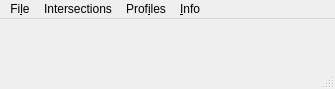
<?xml version="1.0" encoding="UTF-8"?>
<ui version="4.0">
 <class>MainWindow</class>
 <widget class="QMainWindow" name="MainWindow">
  <property name="geometry">
   <rect>
    <x>0</x>
    <y>0</y>
    <width>335</width>
    <height>89</height>
   </rect>
  </property>
  <property name="windowTitle">
   <string>gSurf   -  vers. 0.3.0</string>
  </property>
  <widget class="QWidget" name="centralwidget">
   <widget class="QWidget" name="Input_widget" native="true">
    <property name="geometry">
     <rect>
      <x>5</x>
      <y>6</y>
      <width>251</width>
      <height>138</height>
     </rect>
    </property>
    <property name="font">
     <font>
      <family>Verdana</family>
      <pointsize>8</pointsize>
     </font>
    </property>
   </widget>
   <widget class="QWidget" name="SourcePoint_widget" native="true">
    <property name="geometry">
     <rect>
      <x>5</x>
      <y>148</y>
      <width>251</width>
      <height>130</height>
     </rect>
    </property>
    <property name="font">
     <font>
      <family>Verdana</family>
      <pointsize>8</pointsize>
     </font>
    </property>
   </widget>
   <widget class="QWidget" name="Plane_widget" native="true">
    <property name="geometry">
     <rect>
      <x>5</x>
      <y>285</y>
      <width>252</width>
      <height>253</height>
     </rect>
    </property>
    <property name="font">
     <font>
      <family>Verdana</family>
      <pointsize>8</pointsize>
     </font>
    </property>
   </widget>
   <widget class="QWidget" name="Intersection_widget" native="true">
    <property name="geometry">
     <rect>
      <x>5</x>
      <y>550</y>
      <width>251</width>
      <height>111</height>
     </rect>
    </property>
    <property name="font">
     <font>
      <family>Verdana</family>
      <pointsize>8</pointsize>
     </font>
    </property>
   </widget>
  </widget>
  <widget class="QMenuBar" name="menubar">
   <property name="geometry">
    <rect>
     <x>0</x>
     <y>0</y>
     <width>335</width>
     <height>22</height>
    </rect>
   </property>
   <widget class="QMenu" name="menuFile">
    <property name="title">
     <string>Fi&amp;le</string>
    </property>
    <addaction name="actLoadDem"/>
    <addaction name="actLoadVectorLayer"/>
    <addaction name="separator"/>
   </widget>
   <widget class="QMenu" name="menuHelp">
    <property name="title">
     <string>&amp;Info</string>
    </property>
    <addaction name="actionHelp"/>
    <addaction name="actionAbout"/>
   </widget>
   <widget class="QMenu" name="menuProfiles">
    <property name="title">
     <string>Prof&amp;iles</string>
    </property>
    <widget class="QMenu" name="menuCreate_topographic_profile_single">
     <property name="title">
      <string>C&amp;reate topographic profiles</string>
     </property>
     <addaction name="actionCreateSingleProfile"/>
     <addaction name="actionCreateMultipleParallelProfiles"/>
    </widget>
    <addaction name="actChooseDEMs"/>
    <addaction name="actChooseLines"/>
    <addaction name="separator"/>
    <addaction name="menuCreate_topographic_profile_single"/>
    <addaction name="separator"/>
    <addaction name="actProjectGeolAttitudes"/>
    <addaction name="actIntersectLineLayer"/>
    <addaction name="actIntersectPolygonLayer"/>
    <addaction name="separator"/>
    <addaction name="actCalcProfileStats"/>
   </widget>
   <widget class="QMenu" name="menuIntersections">
    <property name="title">
     <string>Intersections</string>
    </property>
    <addaction name="actOpenDemIntersection"/>
   </widget>
   <addaction name="menuFile"/>
   <addaction name="menuIntersections"/>
   <addaction name="menuProfiles"/>
   <addaction name="menuHelp"/>
  </widget>
  <widget class="QStatusBar" name="statusbar"/>
  <action name="actLoadDem">
   <property name="text">
    <string>Load &amp;DEM</string>
   </property>
   <property name="shortcut">
    <string>Ctrl+D</string>
   </property>
  </action>
  <action name="actLoadLineShapefile">
   <property name="text">
    <string>Load &amp;line shapefile</string>
   </property>
   <property name="shortcut">
    <string>Ctrl+L</string>
   </property>
  </action>
  <action name="actionQuit">
   <property name="text">
    <string>&amp;Quit</string>
   </property>
   <property name="shortcut">
    <string>Ctrl+Q</string>
   </property>
  </action>
  <action name="actionHelp">
   <property name="text">
    <string>&amp;Help</string>
   </property>
   <property name="shortcut">
    <string>Ctrl+H</string>
   </property>
  </action>
  <action name="actionAbout">
   <property name="text">
    <string>&amp;About</string>
   </property>
   <property name="shortcut">
    <string>Ctrl+A</string>
   </property>
  </action>
  <action name="actionPoints">
   <property name="text">
    <string>&amp;points</string>
   </property>
   <property name="shortcut">
    <string>Ctrl+S</string>
   </property>
  </action>
  <action name="actionLines">
   <property name="text">
    <string>&amp;lines</string>
   </property>
   <property name="shortcut">
    <string>Ctrl+L</string>
   </property>
  </action>
  <action name="actChooseDEMs">
   <property name="text">
    <string>&amp;Choose DEMs</string>
   </property>
  </action>
  <action name="actChooseLines">
   <property name="text">
    <string>&amp;Define profile lines</string>
   </property>
  </action>
  <action name="actCalcProfileStats">
   <property name="text">
    <string>Profiles &amp;statistics</string>
   </property>
  </action>
  <action name="actProjectGeolAttitudes">
   <property name="text">
    <string>&amp;Project geological attitudes</string>
   </property>
  </action>
  <action name="actProjectGeolTraces">
   <property name="text">
    <string>Project &amp;geological traces</string>
   </property>
  </action>
  <action name="actIntersectLineLayer">
   <property name="text">
    <string>&amp;Intersect line layer</string>
   </property>
  </action>
  <action name="actIntersectPolygonLayer">
   <property name="text">
    <string>Intersect polygon &amp;layer</string>
   </property>
  </action>
  <action name="actionCreateMultipleParallelProfiles">
   <property name="text">
    <string>Multiple parallel profiles</string>
   </property>
  </action>
  <action name="actionCreateSingleProfile">
   <property name="text">
    <string>Single profile</string>
   </property>
  </action>
  <action name="actLoadVectorLayer">
   <property name="text">
    <string>Load vector layer</string>
   </property>
   <property name="iconText">
    <string>Load &amp;vector layer</string>
   </property>
   <property name="shortcut">
    <string>Ctrl+R</string>
   </property>
  </action>
  <action name="actOpenDemIntersection">
   <property name="text">
    <string>Open window</string>
   </property>
  </action>
 </widget>
 <resources/>
 <connections/>
</ui>
